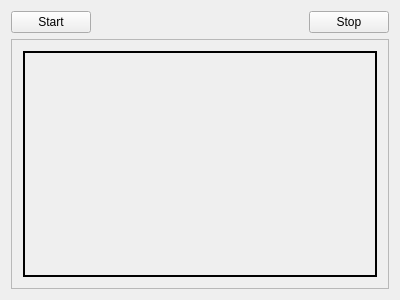
<?xml version="1.0" encoding="UTF-8"?>
<ui version="4.0">
 <class>MainWindow</class>
 <widget class="QMainWindow" name="MainWindow">
  <property name="geometry">
   <rect>
    <x>0</x>
    <y>0</y>
    <width>400</width>
    <height>300</height>
   </rect>
  </property>
  <property name="windowTitle">
   <string>MainWindow</string>
  </property>
  <widget class="QWidget" name="centralWidget">
   <layout class="QGridLayout" name="gridLayout_2">
    <item row="0" column="0">
     <widget class="QPushButton" name="startButton">
      <property name="text">
       <string>Start</string>
      </property>
     </widget>
    </item>
    <item row="0" column="1">
     <spacer name="horizontalSpacer">
      <property name="orientation">
       <enum>Qt::Horizontal</enum>
      </property>
      <property name="sizeHint" stdset="0">
       <size>
        <width>207</width>
        <height>20</height>
       </size>
      </property>
     </spacer>
    </item>
    <item row="0" column="2">
     <widget class="QPushButton" name="stopButton">
      <property name="text">
       <string>Stop</string>
      </property>
     </widget>
    </item>
    <item row="1" column="0" colspan="3">
     <widget class="QScrollArea" name="scrollArea">
      <property name="widgetResizable">
       <bool>true</bool>
      </property>
      <widget class="QWidget" name="scrollAreaWidgetContents">
       <property name="geometry">
        <rect>
         <x>0</x>
         <y>0</y>
         <width>380</width>
         <height>249</height>
        </rect>
       </property>
       <layout class="QGridLayout" name="gridLayout">
        <item row="0" column="0">
         <widget class="QLabel" name="infoLable">
          <property name="frameShape">
           <enum>QFrame::Box</enum>
          </property>
          <property name="lineWidth">
           <number>2</number>
          </property>
          <property name="text">
           <string/>
          </property>
         </widget>
        </item>
       </layout>
      </widget>
     </widget>
    </item>
   </layout>
  </widget>
 </widget>
 <layoutdefault spacing="6" margin="11"/>
 <resources/>
 <connections/>
</ui>
